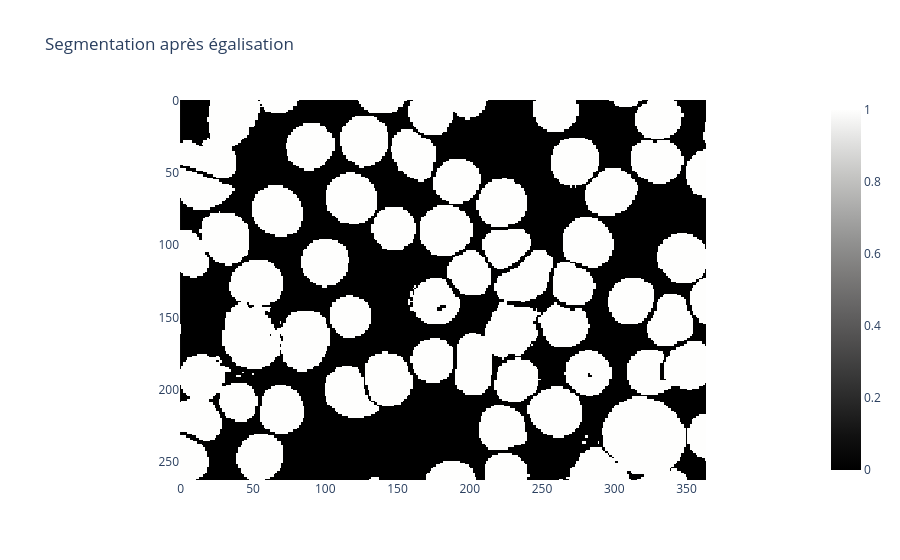

Notebook code cell kept with this figure:
### Code cell
# 6. Nouveau K-means sur l'image égalisée
labels_final, means_final = kmeans_segmentation(im_eq, K=2)

# Affichage du résultat binaire
im_bin = (labels_final == np.argmin(means_final)).astype('uint8')
px.imshow(im_bin, title="Segmentation après égalisation", color_continuous_scale='gray').show()

### Figure 1 — Plotly figure (JSON) as saved in the notebook; plotly's stock layout.template omitted (floating-point values rounded to 4 significant figures; data arrays with more than 128 entries replaced by an {"elided": "..."} marker saying what was removed)
{"data": [{"coloraxis": "coloraxis", "hovertemplate": "x: %{x}<br>y: %{y}<br>color: %{z}<extra></extra>", "name": "0", "type": "heatmap", "xaxis": "x", "yaxis": "y", "z": {"elided": "263x364 int values"}}], "layout": {"coloraxis": {"colorscale": [[0, "rgb(0, 0, 0)"], [0.09091, "rgb(16, 16, 16)"], [0.1818, "rgb(38, 38, 38)"], [0.2727, "rgb(59, 59, 59)"], [0.3636, "rgb(81, 80, 80)"], [0.4545, "rgb(102, 101, 101)"], [0.5455, "rgb(124, 123, 122)"], [0.6364, "rgb(146, 146, 145)"], [0.7273, "rgb(171, 171, 170)"], [0.8182, "rgb(197, 197, 195)"], [0.9091, "rgb(224, 224, 223)"], [1, "rgb(254, 254, 253)"]]}, "title": {"text": "Segmentation après égalisation"}, "xaxis": {"anchor": "y", "constrain": "domain", "domain": [0, 1], "scaleanchor": "y"}, "yaxis": {"anchor": "x", "autorange": "reversed", "constrain": "domain", "domain": [0, 1]}}}
